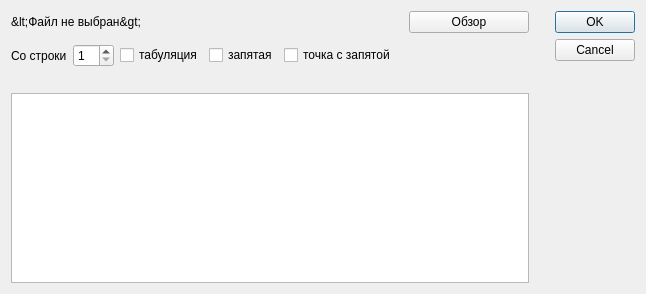
<?xml version="1.0" encoding="UTF-8"?>
<ui version="4.0">
 <class>DialogImport</class>
 <widget class="QDialog" name="DialogImport">
  <property name="geometry">
   <rect>
    <x>0</x>
    <y>0</y>
    <width>646</width>
    <height>294</height>
   </rect>
  </property>
  <property name="windowTitle">
   <string>Импорт данных</string>
  </property>
  <property name="modal">
   <bool>true</bool>
  </property>
  <layout class="QHBoxLayout" name="horizontalLayout">
   <item>
    <layout class="QVBoxLayout" name="verticalLayout">
     <property name="rightMargin">
      <number>20</number>
     </property>
     <item>
      <layout class="QHBoxLayout" name="horizontalLayout_3">
       <property name="bottomMargin">
        <number>5</number>
       </property>
       <item>
        <widget class="QLabel" name="labelFileName">
         <property name="text">
          <string>&lt;Файл не выбран&gt;</string>
         </property>
         <property name="textFormat">
          <enum>Qt::PlainText</enum>
         </property>
        </widget>
       </item>
       <item>
        <widget class="QPushButton" name="btnBrowse">
         <property name="minimumSize">
          <size>
           <width>120</width>
           <height>0</height>
          </size>
         </property>
         <property name="maximumSize">
          <size>
           <width>120</width>
           <height>16777215</height>
          </size>
         </property>
         <property name="text">
          <string>Обзор</string>
         </property>
        </widget>
       </item>
      </layout>
     </item>
     <item>
      <layout class="QHBoxLayout" name="horizontalLayout_4">
       <property name="bottomMargin">
        <number>20</number>
       </property>
       <item>
        <widget class="QLabel" name="label">
         <property name="text">
          <string>Со строки</string>
         </property>
        </widget>
       </item>
       <item>
        <widget class="QSpinBox" name="lineStart">
         <property name="minimum">
          <number>1</number>
         </property>
         <property name="maximum">
          <number>10</number>
         </property>
         <property name="value">
          <number>1</number>
         </property>
        </widget>
       </item>
       <item>
        <widget class="QCheckBox" name="sepTab">
         <property name="text">
          <string>табуляция</string>
         </property>
        </widget>
       </item>
       <item>
        <widget class="QCheckBox" name="sepComma">
         <property name="text">
          <string>запятая</string>
         </property>
        </widget>
       </item>
       <item>
        <widget class="QCheckBox" name="sepSemicolon">
         <property name="text">
          <string>точка с запятой</string>
         </property>
        </widget>
       </item>
       <item>
        <spacer name="horizontalSpacer">
         <property name="orientation">
          <enum>Qt::Horizontal</enum>
         </property>
         <property name="sizeHint" stdset="0">
          <size>
           <width>40</width>
           <height>20</height>
          </size>
         </property>
        </spacer>
       </item>
      </layout>
     </item>
     <item>
      <widget class="QTableWidget" name="tblFields">
       <property name="contextMenuPolicy">
        <enum>Qt::CustomContextMenu</enum>
       </property>
       <property name="selectionMode">
        <enum>QAbstractItemView::SingleSelection</enum>
       </property>
       <property name="selectionBehavior">
        <enum>QAbstractItemView::SelectColumns</enum>
       </property>
       <attribute name="verticalHeaderVisible">
        <bool>false</bool>
       </attribute>
      </widget>
     </item>
    </layout>
   </item>
   <item>
    <widget class="QDialogButtonBox" name="buttonBox">
     <property name="orientation">
      <enum>Qt::Vertical</enum>
     </property>
     <property name="standardButtons">
      <set>QDialogButtonBox::Cancel|QDialogButtonBox::Ok</set>
     </property>
    </widget>
   </item>
  </layout>
 </widget>
 <resources/>
 <connections>
  <connection>
   <sender>buttonBox</sender>
   <signal>accepted()</signal>
   <receiver>DialogImport</receiver>
   <slot>accept()</slot>
   <hints>
    <hint type="sourcelabel">
     <x>248</x>
     <y>254</y>
    </hint>
    <hint type="destinationlabel">
     <x>157</x>
     <y>274</y>
    </hint>
   </hints>
  </connection>
  <connection>
   <sender>buttonBox</sender>
   <signal>rejected()</signal>
   <receiver>DialogImport</receiver>
   <slot>reject()</slot>
   <hints>
    <hint type="sourcelabel">
     <x>316</x>
     <y>260</y>
    </hint>
    <hint type="destinationlabel">
     <x>286</x>
     <y>274</y>
    </hint>
   </hints>
  </connection>
 </connections>
</ui>
